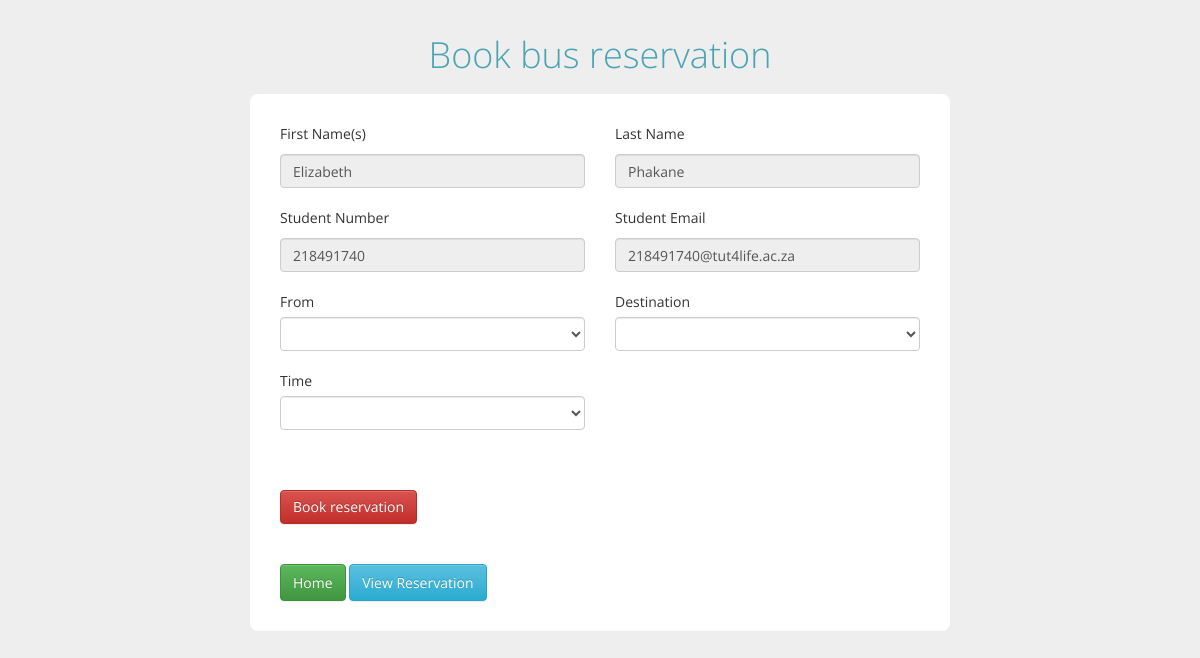
/student/reserve.php (signed in), run on the app's committed database.
### tables this page shows
CREATE TABLE `student` (
  `stu_id` int(10) NOT NULL,
  `stu_name` text NOT NULL,
  `stu_surname` text NOT NULL,
  `stu_number` int(10) NOT NULL,
  `stu_email` text NOT NULL,
  `stu_campus` text NOT NULL,
  `stu_gender` text NOT NULL,
  `stu_password` text NOT NULL
);

### student/reserve.php (the view, shortened to what this page needs)
<?php
include_once '../database/dbConn.php';
$id = $_SESSION['id'];
$sql="select * from student where stu_id='$id' ;";
  $results = mysqli_query($conn,$sql);
  $row = mysqli_fetch_assoc($results);
   $stu_name=$row['stu_name'];
   $stu_surname=$row['stu_surname'];
   $stu_number=$row['stu_number'];
   $stu_email=$row['stu_email'];
  ?>
  <!DOCTYPE html>
  <head>
  	<link href="account/css/bootstrap.min.css" rel="stylesheet" type="text/css">
  	<link href="account/css/bootstrap-theme.min.css" rel="stylesheet" type="text/css">
  	<link href="account/css/templatemo_style.css" rel="stylesheet" type="text/css">
  </head>
  <body class="templatemo-bg-gray">
  	<h1 class="margin-bottom-15">Book bus reservation</h1>
  	<div class="container">
  		<div class="col-md-12">
  			<form class="form-horizontal templatemo-create-account templatemo-container" role="form" action="reserve.php" method="POST">
  				<div class="form-inner">
          	<div class="form-group">
  			          <div class="col-md-6">
  			            <label for="first_name" class="control-label">First Name(s)</label>
  			            <input name="name" type="text" class="form-control" id="first_name" placeholder=""
                    readonly       value="<?php echo  $stu_name ?>"   required>
  			          </div>
  			          <div class="col-md-6">
  			            <label for="last_name" class="control-label">Last Name</label>
  			            <input name="surname" type="text" class="form-control" id="last_name" placeholder=""
                  readonly         value="<?php echo  $stu_surname ?>"   required>
  			          </div>
  			        </div>
                <div class="form-group">
                  <div class="col-md-6">
                    <label for="last_name" class="control-label">Student Number</label>
                    <input name="student_number" type="text" class="form-control" id="last_name" placeholder=""
                      readonly    value="<?php echo  $stu_number ?>"   required>
                  </div>
                      <div class="col-md-6">
                        <label for="username" class="control-label">Student Email</label>
                       <input name="email" type="email" class="form-control" id="email" placeholder=""
                          readonly     value="<?php echo  $stu_email ?>"   required>
                      </div>
                    </div>
  			        <div class="form-group">
  			          <div class="col-md-6">
                    <label>From</label>
                   <select  name="Start" class="form-control"   required>
                       <option value=""></option>
                       <option value="Sosha South Campus">Sosha South Campus</option>
                   </select>
                 </div>
                 <div class="col-md-6">
                   <label>Destination</label>
                  <select  name="Destination" class="form-control"   required>
                      <option value=""> </option>
                      <option value="Sosha South Campus">Sosha South Campus</option>
                  </select>
                </div>
  			        </div>
  			        <div class="form-group">
  			          <div class="col-md-6">
                    <label>Time</label>
                   <select  name="time" class="form-control"   required>
                       <option value=""></option>
                       <option value="07:00">07:00</option>
                   </select>
                 </div>
  			        </div>
                <br>
                   <br>
  			        <div class="form-group">
  			          <div class="col-md-12">
  			            <input name="submit" type="submit" value="Book reservation" class="btn btn-danger">
  			          </div>
  			        </div>
                <br>
                 <a class="btn btn-success" href="s_interface.php"><i class="fa fa-home "></i> Home</a>
                 <a class="btn btn-info" href="view_reservations.php"><i class="fa fa-home "></i> View Reservation</a>
  				</div>
  		      </form>
  		</div>
  	</div>
  </body>
  </html>

### student/account/css/templatemo_style.css (style rules this page uses)
*, body { font-family: 'Open Sans', sans-serif; }
body { margin-bottom: 30px; }
h1 { font-weight: 300; font-size: 36px; line-height: normal; margin: auto; margin-top: 30px; text-align: center; }
.form-horizontal .control-label { padding-top: 0; }
.form-horizontal .control-label { margin-bottom: 10px; }
.templatemo-container { background-color: rgba(255,255,255,0.8); border: 1px solid #dedede; border-radius: 8px; margin: 0 auto; padding: 30px; }
.templatemo-bg-gray { background-color: #eee; }
.templatemo-bg-gray h1 { color: rgb(74, 164, 180); }
.margin-bottom-15 { margin-bottom: 15px; }
.form-group { margin-bottom: 20px; }
.templatemo-create-account { background-color: #fff; border: none; max-width: 700px; }
.templatemo-create-account label { font-weight: 400; }

### data on the page
student: name "Elizabeth", surname "Phakane", student_number "218491740", email "218491740@tut4life.ac.za"
